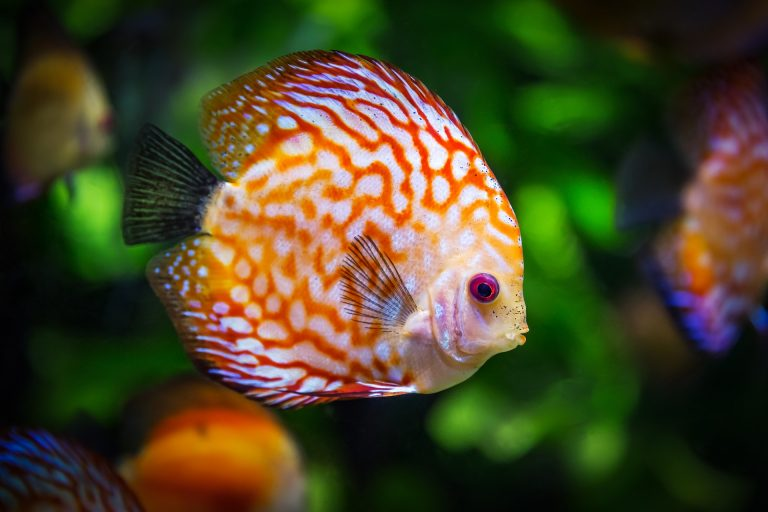
#> input picture Programmes/Exercices pil (modif images)/poisson.jpg, 768 x 512 px
$ python exo.py
#> lines starting #> are read from the running program, lines starting #| are printed output that depends on the picture
from PIL import Image

img = Image.open("poisson.jpg")
#> img is the input picture: PIL image 768x512 RGB; mean R, G, B 74, 69.5, 38.7
img.show()
img = img.reduce(2)
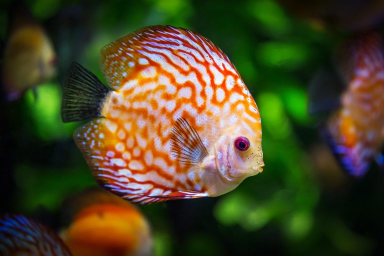
#> img: PIL image 384x256 RGB; mean R, G, B 74.1, 69.6, 38.8
img = img.rotate(90)
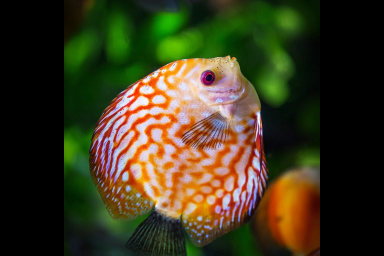
#> img: PIL image 384x256 RGB; mean R, G, B 61.1, 56.6, 30.5
img = img.transpose(Image.FLIP_TOP_BOTTOM)
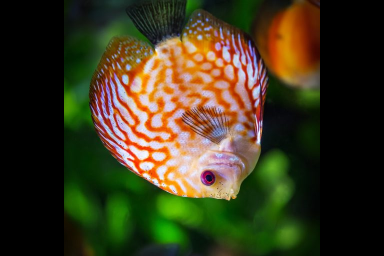
#> img: PIL image 384x256 RGB; mean R, G, B 61.1, 56.6, 30.5
img.show()
